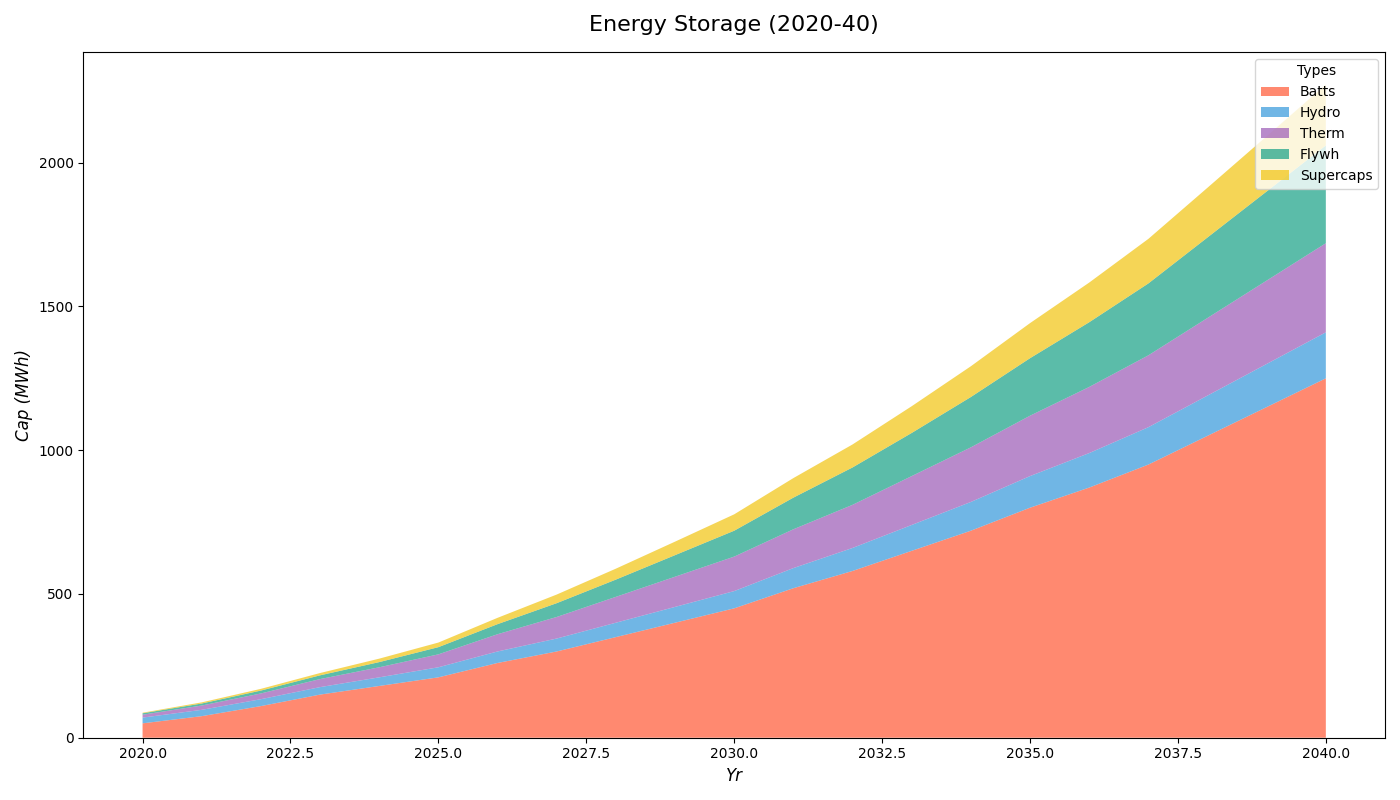

Write the Python code that produced this figure.
import matplotlib.pyplot as plt
import numpy as np

years = np.arange(2020, 2041)

batteries = np.array([50, 75, 110, 150, 180, 210, 260, 300, 350, 400, 450, 520, 580, 650, 720, 800, 870, 950, 1050, 1150, 1250])
hydropumped = np.array([20, 22, 24, 26, 30, 35, 40, 45, 50, 55, 60, 70, 80, 90, 100, 110, 120, 130, 140, 150, 160])
thermal = np.array([10, 15, 20, 28, 35, 45, 60, 75, 90, 105, 120, 135, 150, 170, 190, 210, 230, 250, 270, 290, 310])
flywheels = np.array([5, 7, 10, 13, 18, 25, 35, 48, 60, 75, 90, 110, 130, 150, 175, 200, 225, 250, 280, 310, 340])
supercapacitors = np.array([2, 4, 6, 8, 12, 16, 22, 30, 38, 47, 57, 68, 80, 93, 107, 122, 138, 155, 173, 192, 212])

fig, ax = plt.subplots(figsize=(14, 8))

ax.stackplot(years, batteries, hydropumped, thermal, flywheels, supercapacitors,
             labels=['Batts', 'Hydro', 'Therm', 'Flywh', 'Supercaps'],
             colors=['#FF5733', '#3498DB', '#9B59B6', '#16A085', '#F1C40F'], alpha=0.7)

ax.set_title('Energy Storage (2020-40)', fontsize=16, fontweight='normal', pad=15)
ax.set_xlabel('Yr', fontsize=12, fontstyle='italic')
ax.set_ylabel('Cap (MWh)', fontsize=12, fontstyle='italic')

ax.legend(loc='upper right', title='Types', fontsize=10)

ax.grid(False)

plt.tight_layout()

plt.show()
